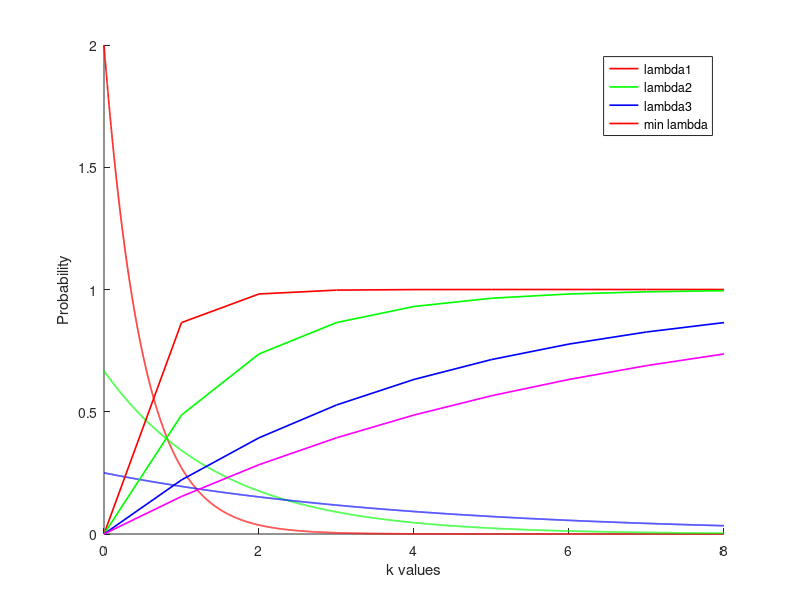

MATLAB code to generate this figure: (Note: this script raises an error after producing the figure.)
clc; 
clear all;
close all;

pkg load statistics;

# ----------------------------------------------------------
# -------------------------   2.1  -------------------------
# ----------------------------------------------------------
lambda = [0.5, 1.5, 4];

x = 0:0.001:8;

pdf(1,:) = exppdf(x,lambda(1));
pdf(2,:) = exppdf(x,lambda(2));
pdf(3,:) = exppdf(x,lambda(3));

figure(1);

hold on;

plot(x,pdf(1,:), 'r', 'LineWidth', 1.2);
plot(x,pdf(2,:), 'g', 'LineWidth', 1.2);
plot(x,pdf(3,:), 'b', 'LineWidth', 1.2);

hold off; 

xlabel('k values');
ylabel('Probability');
legend('lambda = 0.5', 'lambda = 1.5', 'lambda = 4');

# ----------------------------------------------------------
# -------------------------   2.2  -------------------------
# ----------------------------------------------------------

lambdas = [0.5, 1.5, 4];

min_lambda = 0.5 + 1.5 + 4;

x = 0:00001:8;

for i=1:columns(lambdas)
	cdf(i,:) = expcdf(x,lambdas(i));
endfor

cdf_min = expcdf(x, min_lambda);

colors = 'rgbm';

figure(1);

hold on;

for i=1:columns(lambdas)
	plot(x, cdf(i,:), colors(i), 'LineWidth', 1.2);
endfor

plot(x, cdf_min, colors(4), 'LineWidth', 1.2);

hold off;

xlabel('k values');
ylabel('Probability');
legend('lambda1', 'lambda2', 'lambda3', 'min lambda');

# ----------------------------------------------------------
# -------------------------   2.3  -------------------------
# ----------------------------------------------------------

x = 0:0.001:8;

exp = expcdf(x,2.5);

p_1 = 1 - exp(20000);
display(p_1);

p_2 = (1 - exp(45000))./(1 - exp(25000));
display(p_2);

# ----------------------------------------------------------
# -------------------------   3.1  -------------------------
# ----------------------------------------------------------

x = exprnd(0.1, 1,100);
y = ones(100,1);

 for i=1:99
  x(i+1) = x(i+1) + x(i);
  y(i+1) = y(i+1) + y(i);
endfor


figure(1); 

stairs(x, y, color='r');
xlabel('seconds');
ylabel('N(t)');
title('λ = 10');

# ----------------------------------------------------------
# -------------------------   3.2  -------------------------
# ----------------------------------------------------------

ev = [200, 400, 700, 1000, 5000, 50000, 100000];

for j=1:columns(ev)
	x = exprnd(0.1, 1,ev(j));
	y = ones(ev(j),1);
	k = ev(j) - 1;
	for i=1:k
		x(i+1) = x(i+1) + x(i);
		y(i+1) = y(i+1) + y(i);
	endfor


	figure(1); 

	titlename = sprintf('amount of events %d', ev(j));

	stairs(x, y, color='r');
	xlabel('seconds');
	ylabel('N(t)');
	title(titlename);

	filename = sprintf('../images/events_%d.jpg', ev(j));
	print('-djpg',filename);

	solution = ev(j) / x(ev(j)); 
	display(ev(j));
	display(solution);

	
endfor








